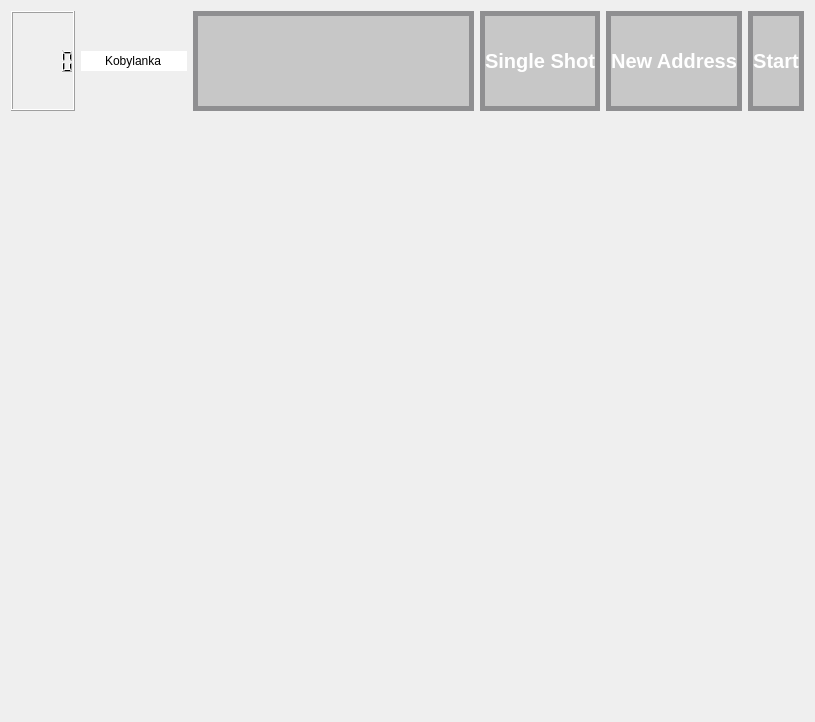
            <widget class="QWidget" name="scrollAreaWidgetContents">
             <property name="geometry">
              <rect>
               <x>0</x>
               <y>0</y>
               <width>815</width>
               <height>722</height>
              </rect>
             </property>
             <layout class="QVBoxLayout" name="verticalLayout_6">
              <item>
               <layout class="QHBoxLayout" name="horizontalLayout_3">
                <item>
                 <widget class="QLCDNumber" name="snap_counter">
                  <property name="sizePolicy">
                   <sizepolicy hsizetype="Minimum" vsizetype="Preferred">
                    <horstretch>0</horstretch>
                    <verstretch>0</verstretch>
                   </sizepolicy>
                  </property>
                 </widget>
                </item>
                <item>
                 <widget class="QLineEdit" name="lineEdit">
                  <property name="sizePolicy">
                   <sizepolicy hsizetype="Minimum" vsizetype="Fixed">
                    <horstretch>0</horstretch>
                    <verstretch>0</verstretch>
                   </sizepolicy>
                  </property>
                  <property name="text">
                   <string>Kobylanka</string>
                  </property>
                  <property name="frame">
                   <bool>false</bool>
                  </property>
                  <property name="alignment">
                   <set>Qt::AlignCenter</set>
                  </property>
                 </widget>
                </item>
                <item>
                 <widget class="myButton" name="ledCameraButton">
                  <property name="sizePolicy">
                   <sizepolicy hsizetype="Expanding" vsizetype="Fixed">
                    <horstretch>0</horstretch>
                    <verstretch>0</verstretch>
                   </sizepolicy>
                  </property>
                  <property name="minimumSize">
                   <size>
                    <width>0</width>
                    <height>100</height>
                   </size>
                  </property>
                  <property name="contextMenuPolicy">
                   <enum>Qt::PreventContextMenu</enum>
                  </property>
                  <property name="layoutDirection">
                   <enum>Qt::LeftToRight</enum>
                  </property>
                  <property name="styleSheet">
                   <string notr="true">QPushButton {
background-color: rgb(158, 158, 158,125);
 border: 5px solid #8f8f91;
border-radius: 0px;
color:white;
 font: bold 20px;
	
image: url(:/new/prefix1/files/svg/light-bulb-OFF.svg);
}
QPushButton:pressed {
border:none;
}
QPushButton:checked{
image: url(:/new/prefix1/files/svg/light-bulb-ON.svg);
}</string>
                  </property>
                  <property name="inputMethodHints">
                   <set>Qt::ImhNone</set>
                  </property>
                  <property name="text">
                   <string/>
                  </property>
                  <property name="iconSize">
                   <size>
                    <width>100</width>
                    <height>100</height>
                   </size>
                  </property>
                  <property name="checkable">
                   <bool>true</bool>
                  </property>
                  <property name="checked">
                   <bool>false</bool>
                  </property>
                  <property name="autoDefault">
                   <bool>false</bool>
                  </property>
                  <property name="default">
                   <bool>false</bool>
                  </property>
                  <property name="flat">
                   <bool>false</bool>
                  </property>
                 </widget>
                </item>
                <item>
                 <widget class="myButton" name="oneShotCameraButton">
                  <property name="minimumSize">
                   <size>
                    <width>0</width>
                    <height>100</height>
                   </size>
                  </property>
                  <property name="styleSheet">
                   <string notr="true">QPushButton {
background-color: rgb(158, 158, 158,125);
 border: 5px solid #8f8f91;
border-radius: 0px;
color:white;
 font: bold 20px;
	 
}
QPushButton:pressed {
border:none;
}</string>
                  </property>
                  <property name="text">
                   <string>Single Shot</string>
                  </property>
                 </widget>
                </item>
                <item>
                 <widget class="myButton" name="reloadCameraAddressButton">
                  <property name="sizePolicy">
                   <sizepolicy hsizetype="Minimum" vsizetype="Fixed">
                    <horstretch>0</horstretch>
                    <verstretch>0</verstretch>
                   </sizepolicy>
                  </property>
                  <property name="minimumSize">
                   <size>
                    <width>0</width>
                    <height>100</height>
                   </size>
                  </property>
                  <property name="styleSheet">
                   <string notr="true">QPushButton {
background-color: rgb(158, 158, 158,125);
 border: 5px solid #8f8f91;
border-radius: 0px;
color:white;
 font: bold 20px;
 
}
QPushButton:pressed {
border:none;
}
 </string>
                  </property>
                  <property name="text">
                   <string>New Address</string>
                  </property>
                 </widget>
                </item>
                <item>
                 <widget class="myButton" name="camera_button_reload">
                  <property name="sizePolicy">
                   <sizepolicy hsizetype="Minimum" vsizetype="Fixed">
                    <horstretch>0</horstretch>
                    <verstretch>0</verstretch>
                   </sizepolicy>
                  </property>
                  <property name="minimumSize">
                   <size>
                    <width>0</width>
                    <height>100</height>
                   </size>
                  </property>
                  <property name="styleSheet">
                   <string notr="true">QPushButton {
background-color: rgb(158, 158, 158,125);
 border: 5px solid #8f8f91;
border-radius: 0px;
color:white;
 font: bold 20px;
}
QPushButton:pressed {
border:none;
}
 </string>
                  </property>
                  <property name="text">
                   <string>Start</string>
                  </property>
                 </widget>
                </item>
               </layout>
              </item>
              <item>
               <layout class="QGridLayout" name="gridLayout_7" columnstretch="0,0">
                <property name="sizeConstraint">
                 <enum>QLayout::SetFixedSize</enum>
                </property>
                <item row="1" column="0" colspan="2">
                 <widget class="QWidget" name="widgetCAMERA" native="true">
                  <property name="sizePolicy">
                   <sizepolicy hsizetype="Ignored" vsizetype="Ignored">
                    <horstretch>0</horstretch>
                    <verstretch>0</verstretch>
                   </sizepolicy>
                  </property>
                  <layout class="QGridLayout" name="gridLayout_10">
                   <item row="0" column="0">
                    <widget class="QLabel" name="cameraLabel">
                     <property name="text">
                      <string/>
                     </property>
                     <property name="alignment">
                      <set>Qt::AlignCenter</set>
                     </property>
                     <property name="wordWrap">
                      <bool>false</bool>
                     </property>
                    </widget>
                   </item>
                  </layout>
                 </widget>
                </item>
               </layout>
              </item>
             </layout>
            </widget>
